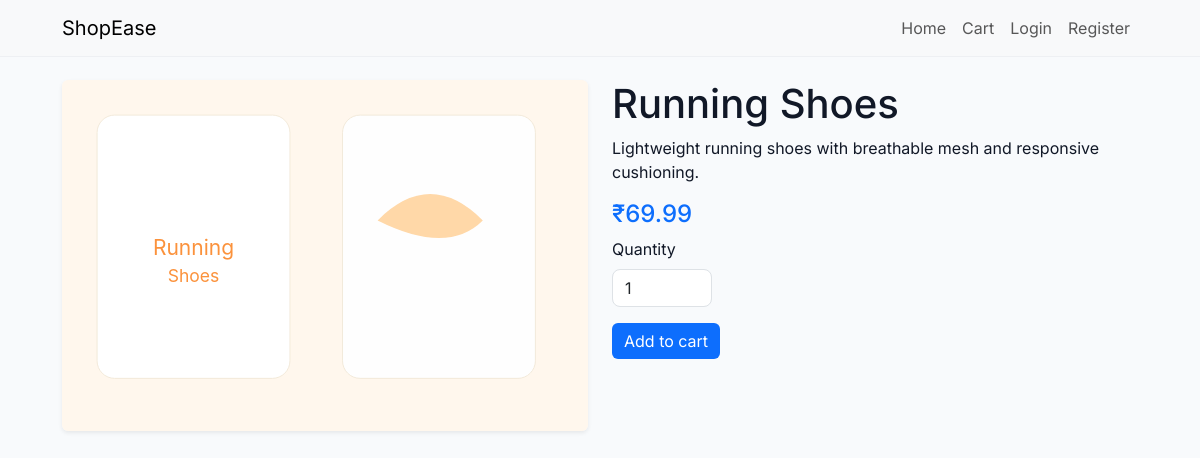
Page /product/running-shoes/ on the committed database.
### store/models.py (models this page shows, shortened)
class Product(models.Model):
    name = models.CharField(max_length=200)
    slug = models.SlugField(unique=True)
    description = models.TextField(blank=True)
    price = models.DecimalField(max_digits=10, decimal_places=2)
    stock = models.PositiveIntegerField(default=0)
    image = models.ImageField(upload_to='products/', blank=True, null=True)
    created_at = models.DateTimeField(auto_now_add=True)

### store/views.py (the view)
# urls.py: path('product/<slug:slug>/', views.product_detail, name='product_detail'),
def product_detail(request, slug):
    product = get_object_or_404(Product, slug=slug)
    if product.image:
        img = product.image.url
    else:
        img = static_url(f'images/{product.slug}.svg')
    return render(request, 'product_detail.html', {'product': product, 'image_url': img})

### templates/product_detail.html (shortened to what this page needs)
{% extends 'base.html' %}
{% block content %}
  <div class="row">
    <div class="col-md-6">
      <img src="{{ image_url }}" class="img-fluid rounded shadow-sm" alt="{{ product.name }}">
    </div>
    <div class="col-md-6">
      <h1>{{ product.name }}</h1>
      <p>{{ product.description }}</p>
      <h4 class="text-accent">₹{{ product.price }}</h4>
      <form method="post" action="{% url 'add_to_cart' product.id %}">
        <div class="mb-3">
          <label for="quantity" class="form-label">Quantity</label>
          <input type="number" name="quantity" id="quantity" value="1" min="1" class="form-control" style="width:100px;">
        </div>
        <button class="btn btn-primary">Add to cart</button>
      </form>
    </div>
  </div>
{% endblock %}

### static/css/styles.css (style rules this page uses)
:root { --bg: #f8fafc; --accent: #0d6efd; --muted: #6c757d; }
html,body { height:100%; }
body { font-family: 'Inter', system-ui, -apple-system, 'Segoe UI', Roboto, 'Helvetica Neue', Arial; background:var(--bg); color:#111827; }
.text-accent { color:var(--accent) }
.btn-primary { background:var(--accent); border:none }
.form-control { border-radius:8px }

### rows in the picture
Product: name "Running Shoes", description "Lightweight running shoes with breathable mesh and responsive cushioning.", price "69.99"
